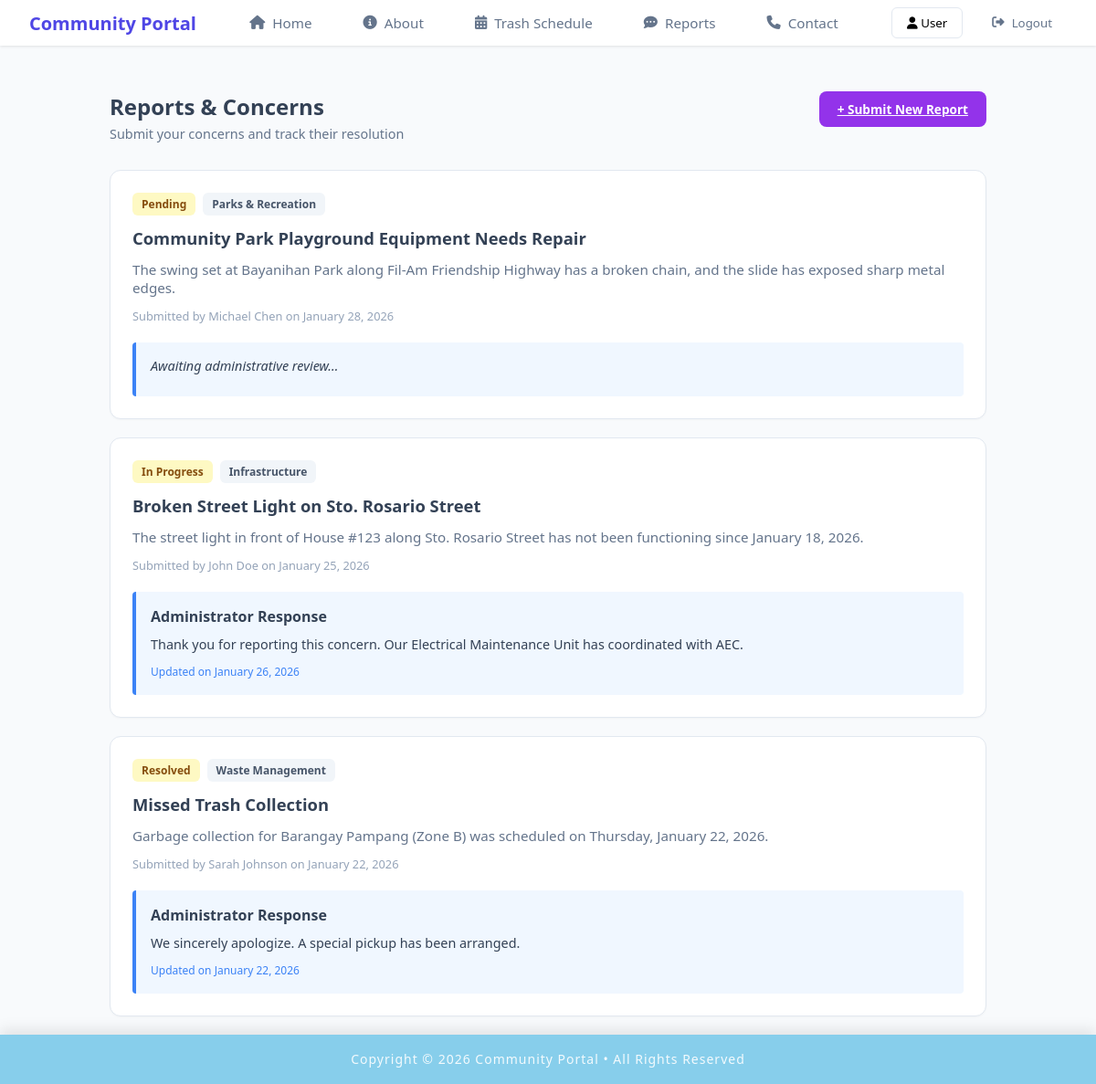
The page /member/member_reports.php on the database as committed earlier.
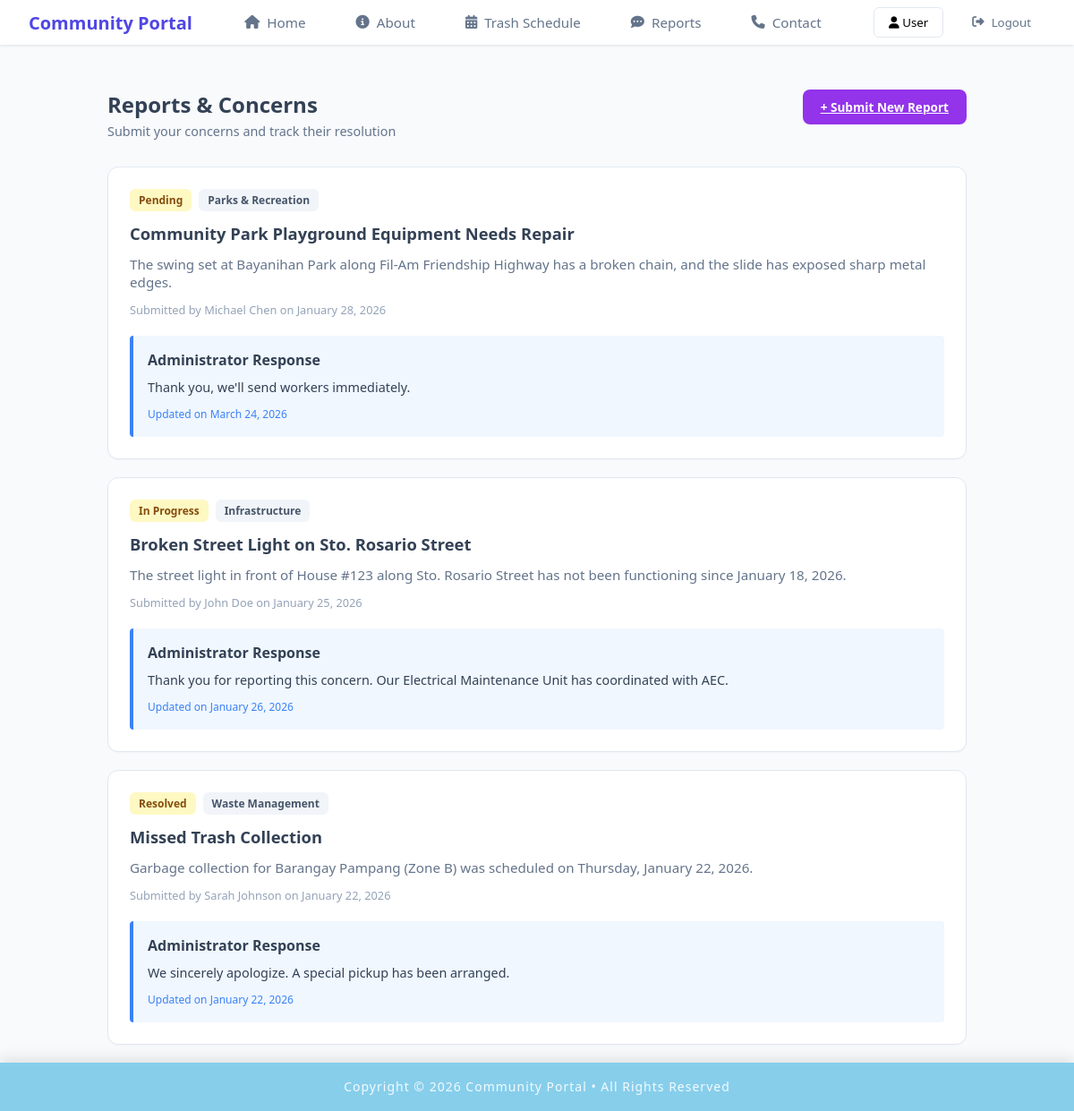
The same page on the database as committed later.
### tables this page shows
CREATE TABLE `reports` (
  `report_id` int NOT NULL AUTO_INCREMENT,
  `report_name` varchar(100) NOT NULL,
  `report_title` varchar(200) NOT NULL,
  `report_tag` varchar(50) NOT NULL,
  `report_content` text NOT NULL,
  `report_submitted` timestamp NOT NULL DEFAULT CURRENT_TIMESTAMP,
  `status` varchar(20) DEFAULT 'Pending',
  `admin_note` text,
  `admin_resolved` timestamp NULL DEFAULT NULL,
  PRIMARY KEY (`report_id`)
);

### member/member_reports.php (the view, shortened to what this page needs)
<?php
include "../includes/db_conn.php";
include "../includes/member_header.php";
?>
<!DOCTYPE html>
<html lang="en">
    <head>
        <link rel="stylesheet" href="../css/member_reports.css">
        <link rel="stylesheet" href="https://cdnjs.cloudflare.com/ajax/libs/font-awesome/6.5.0/css/all.min.css">
    </head>
    <body>
        <div class="content-wrapper">
            <div class="container">
                <div class="page-header">
                    <div class="header-content">
                        <div class="title-row">
                            <h1>Reports & Concerns</h1>
                        </div>
                        <p class="subtitle">Submit your concerns and track their resolution</p>
                    </div>
                    <?php if (!isset($_GET['show_form'])): ?>
                        <a href="?show_form=true" class="btn-submit">+ Submit New Report</a>
                    <?php endif; ?>
                </div>
            <main class="report-list">
                <?php
                    $stmt = $pdo->query("SELECT * FROM reports ORDER BY report_submitted DESC");
                    if ($stmt->rowCount() > 0) {
                        while($report = $stmt->fetch()) {
                            $isAnnouncement = ($report['report_tag'] == 'Announcement');
                    ?>
                        <article class="report-card">
                            <div class="badge-container">
                                <?php if(!$isAnnouncement): ?>
                                    <span class="badge status-pending"><?php echo htmlspecialchars($report['status'] ?? ''); ?></span>
                                <?php endif; ?>
                                <span class="badge tag"><?php echo htmlspecialchars($report['report_tag'] ?? ''); ?></span>
                            </div>
                            <h2><?php echo htmlspecialchars($report['report_title'] ?? ''); ?></h2>
                            <p class="report-text"><?php echo htmlspecialchars($report['report_content'] ?? ''); ?></p>
                            <div class="author-meta">
                                Submitted by <?php echo htmlspecialchars($report['report_name'] ?? ''); ?> on <?php echo date("F j, Y", strtotime($report['report_submitted'] ?? '')); ?>
                            </div>
                            <?php if(!empty($report['admin_note'])): ?>
                                <section class="admin-reply">
                                    <h3><?php echo $isAnnouncement ? 'Additional Information' : 'Administrator Response'; ?></h3>
                                    <p><?php echo htmlspecialchars($report['admin_note'] ?? ''); ?></p>
                                    <time class="reply-date">Updated on <?php echo date("F j, Y", strtotime($report['admin_resolved'])); ?></time>
                                </section>
                            <?php elseif(!$isAnnouncement): ?>
                                <section class="admin-reply">
                                    <p><em>Awaiting administrative review...</em></p>
                                </section>
                            <?php endif; ?>
                        </article>
                    <?php
                        }
                    }
                    ?>
            </main>
        </div>
    </body>
</html>
<?php
include "../includes/footer.php";
?>

### includes/member_header.php (shortened to what this page needs)
<!DOCTYPE html>
<html lang="en">
<head>
    <link rel="stylesheet" href="../css/header.css">
    <link rel="stylesheet" href="https://cdnjs.cloudflare.com/ajax/libs/font-awesome/6.0.0/css/all.min.css">
</head>
<body>
    <nav class="navbar">
        <div class="logo">Community Portal</div>
        <div class="nav-links">
            <a href="../member/member_home.php" class="nav-item"><i class="fa-solid fa-house"></i> Home</a>
            <a href="../member/about.php" class="nav-item"><i class="fa-solid fa-circle-info"></i> About</a>
            <a href="../member/member_trashschedule.php" class="nav-item"><i class="fa-solid fa-calendar-days"></i> Trash Schedule</a>
            <a href="../member/member_reports.php" class="nav-item"><i class="fa-solid fa-comment-dots"></i> Reports</a>
            <a href="../member/contact.php" class="nav-item"><i class="fa-solid fa-phone"></i> Contact</a>
        </div>
        <div class="user-actions">
            <button class="btn-user"><i class="fa-solid fa-user"></i> User</button>
            <button class="btn-logout" onclick="confirmLogout()">
                <i class="fa-solid fa-right-from-bracket"></i> Logout
            </button>
        </div>
    </nav>
</body>
</html>

### includes/footer.php (shortened to what this page needs)
<!DOCTYPE html>
<html lang="en">
<head>
    <link rel="stylesheet" href="../css/footer.css">
</head>
<body>
</body>
</html>
<footer class="footer">
    <div class="footer-bottom">
        <p>Copyright &copy; <?php echo date('Y'); ?> Community Portal &bull; All Rights Reserved</p>
    </div>
</footer>

### css/header.css (style rules this page uses)
* { margin: 0; padding: 0; box-sizing: border-box; font-family: 'Segoe UI', Tahoma, Geneva, Verdana, sans-serif; }
body { background-color: #f8fafc; color: #334155; }
.navbar { background: white; padding: 1rem 2rem; display: flex; justify-content: space-between; align-items: center; box-shadow: 0 1px 3px rgba(0,0,0,0.1); position: fixed; top: 0; left: 0; width: 100%; height: 50px; z-index: 1000; }
.logo { color: #4f46e5; font-weight: 700; font-size: 1.25rem; }
.nav-links { display: flex; gap: 1.5rem; }
.nav-item { text-decoration: none; color: #64748b; font-size: 0.95rem; display: flex; align-items: center; gap: 0.5rem; padding: 0.5rem 1rem; border-radius: 8px; transition: background 0.2s ease, color 0.2s ease; }
.user-actions { display: flex; gap: 1rem; }
.btn-user { padding: 0.4rem 1rem; border: 1px solid #e2e8f0; background: white; border-radius: 6px; cursor: pointer; }
.btn-logout { border: none; background: none; color: #64748b; cursor: pointer; display: flex; align-items: center; gap: 0.5rem; padding: 0.5rem 1rem; border-radius: 8px; transition: background 0.2s ease, color 0.2s ease; }

### css/member_reports.css (style rules this page uses)
html, body { margin: 0; padding: 0; }
:root { --primary-purple: #9333ea; --bg-gray: #f8fafc; --card-white: #ffffff; --border-gray: #e2e8f0; --text-dark: #1e293b; --text-muted: #64748b; --link-blue: #3b82f6; --reply-bg: #f0f7ff; }
.content-wrapper { padding-top: 100px; background-color: var(--bg-gray); min-height: 100vh; }
.page-header { display: flex; justify-content: space-between; align-items: flex-start; margin-bottom: 30px; }
.container { max-width: 1000px; margin: 0 auto; padding: 0 20px; width: 100%; }
.title-row { display: flex; align-items: center; gap: 10px; }
h1 { font-size: 1.5rem; margin: 0; font-weight: 700; }
.subtitle { color: var(--text-muted); font-size: 0.9rem; margin: 4px 0 0 0; }
.btn-submit { background-color: var(--primary-purple); color: white; border: none; padding: 10px 20px; border-radius: 8px; font-weight: 600; cursor: pointer; font-size: 0.85rem; transition: opacity 0.2s; }
.report-card { background: var(--card-white); border: 1px solid var(--border-gray); border-radius: 12px; padding: 24px; margin-bottom: 20px; box-shadow: 0 1px 2px rgba(0,0,0,0.03); }
.badge-container { display: flex; gap: 8px; margin-bottom: 12px; }
.badge { padding: 4px 10px; border-radius: 6px; font-size: 0.75rem; font-weight: 600; }
.status-pending { background: #fef9c3; color: #854d0e; }
.tag { background: #f1f5f9; color: #475569; }
.report-card h2 { font-size: 1.15rem; margin: 0 0 12px 0; }
.report-text { font-size: 0.95rem; color: var(--text-muted); margin-bottom: 12px; }
.author-meta { font-size: 0.8rem; color: #94a3b8; margin-bottom: 20px; }
.admin-reply { background-color: var(--reply-bg); border-left: 4px solid var(--link-blue); padding: 16px; border-radius: 4px; }
.admin-reply h3 { font-size:1rem; margin-bottom:10px; }
.admin-reply p { font-size: 0.9rem; margin: 0 0 8px 0; color: #334155; }
.reply-date { font-size: 0.75rem; color: var(--link-blue); font-weight: 500; }

### css/footer.css (style rules this page uses)
.footer { background: skyblue; padding: 1rem 2rem; width: 100vw; margin-left: 0; margin-right: 0; display: block; box-shadow: 0 -5px 15px rgba(0, 0, 0, 0.1); font-family: 'Arial', sans-serif; color: white; }
.footer-bottom { max-width: 1200px; margin: 0 auto; padding: 0 20px; text-align: center; }
.footer-bottom p { font-size: 14px; letter-spacing: 1px; line-height: 1.6; opacity: 0.9; transition: opacity 0.3s ease; }

Rows that differ between the two databases and show on the page:
changed reports "Community Park Playground Equipment Needs Repair": admin_note (not shown) → "Thank you, we'll send workers immediately."; admin_resolved (not shown) → "March 24, 2026"; admin_note "Awaiting administrative review..." → "Administrator Response Updated on"
